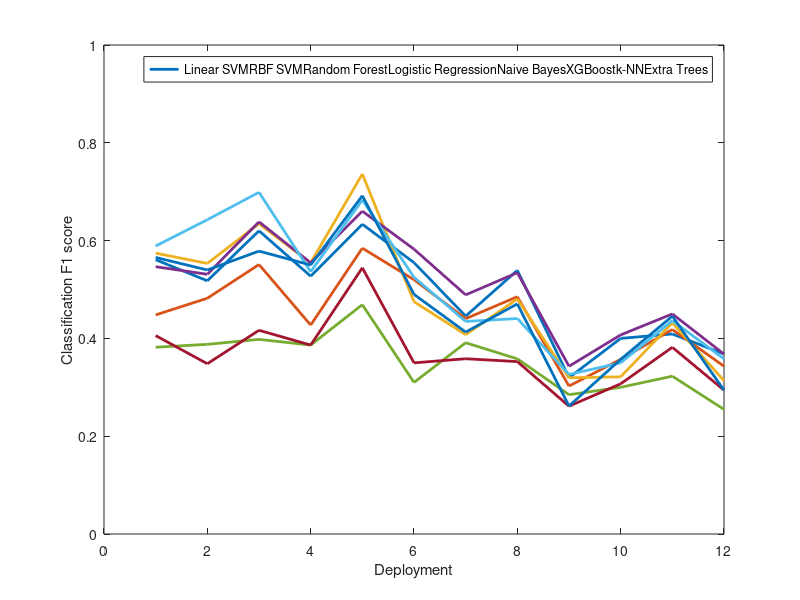

MATLAB code for this plot:
%save the classification accuracy of the basement and wooden plank

ex_Acc_M1 =[
0.560908084	0.445495495
0.448062016	0.44039039
0.574307863	0.407657658
0.54662237	0.489039039
1	1
0.381949059	0.391141141
0.588925803	0.434684685
0.405758583	0.358408408
0.565559247	0.412912913

];

ex_Acc_M2 = [
0.517777778	0.539146341
0.482121212	0.485243902
0.553333333	0.480731707
0.531111111	0.534390244
1	1
0.387878788	0.358170732
0.642727273	0.440609756
0.348181818	0.352560976
0.53989899	0.470609756

];

ex_Acc_M3 =[
0.620084567	0.319663866
0.551057082	0.302521008
0.634566596	0.319495798
0.638477801	0.34302521
1	1
0.397991543	0.28487395
0.698731501	0.326386555
0.416596195	0.261344538
0.578541226	0.261680672

];

ex_Acc_M4 =[
0.527272727	0.4
0.427272727	0.357142857
0.554545455	0.321428571
0.554545455	0.407142857
1	1
0.386363636	0.3
0.536363636	0.35
0.386363636	0.307142857
0.55	0.357142857

];

ex_Acc_M5 =[
0.633434343	0.409090909
0.584545455	0.418181818
0.736161616	0.431818182
0.66020202	0.45
1	1
0.468989899	0.322727273
0.683030303	0.436363636
0.544343434	0.381818182
0.691818182	0.445454545

];
ex_Acc_M6 =[
0.555	0.36804878
0.52	0.34304878
0.475	0.313536585
0.5825	0.367926829
1	1
0.31	0.254756098
0.525	0.35804878
0.35	0.294146341
0.49	0.29402439

];
save('normal_footstep_4class_extra_2sc', 'ex_Acc_M1', 'ex_Acc_M2', 'ex_Acc_M3', 'ex_Acc_M4', 'ex_Acc_M5', 'ex_Acc_M6');
all_acc =[];
for dep_c =1:size(ex_Acc_M1,2)
    all_acc =[all_acc, ex_Acc_M1(:,dep_c)];
    all_acc =[all_acc, ex_Acc_M2(:,dep_c)];
    all_acc =[all_acc, ex_Acc_M3(:,dep_c)];
    all_acc =[all_acc, ex_Acc_M4(:,dep_c)];
    all_acc =[all_acc, ex_Acc_M5(:,dep_c)];
    all_acc =[all_acc, ex_Acc_M6(:,dep_c)];
end
%all_acc(7,:)=[];
all_acc(5,:)=[];
%%
figure
plot(all_acc', 'linewidth',2);
%la =["Linear\newlineSVM", "RBF\newlineSVM", "Random\newlineForest", "    Logistic\newlineRegression",...
%     "AdaBoost","Naive\newlineBayes", "XGBoost", "k-NN","Extra\newlineTrees"];
%la =["Linear SVM", "RBF SVM", "Random Forest", "    Logistic Regression",...
%     "AdaBoost","Naive Bayes", "XGBoost", "k-NN","Extra Trees"];
la =["Linear SVM", "RBF SVM", "Random Forest", "Logistic Regression",...
     "Naive Bayes",   "XGBoost","k-NN","Extra Trees"];
legend(la);
xlabel('Deployment');
ylabel('Classification F1 score')
ylim([0 1])